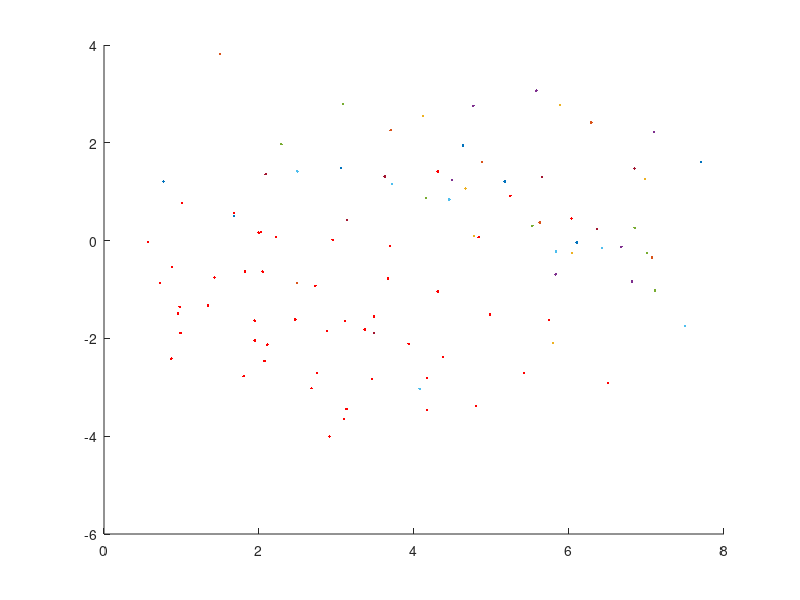

Here is the MATLAB script that generated this plot: (Note: this script raises an error after producing the figure.)
%{
 TBD:       w and b
 Given:     (multi)set D = {xi, yi} (the training data), (n elements)
            where xi is a vector in d-dimensional space
            and  yi is ±1 depending in group it belongs in
            
            We simply represent that multiset as X[n][d] and Y[n] 
%}

% Load data and assign fine names to variables
load('excercise1');
X = train_data;
Y = train_label;
clear train_data train_label;
[n, d] = size(X);

% Plot on a graph
hold on
for i = 1:n
    if Y(i) > 0
        plot(X(i,1),X(i,2),'.')
    else
        plot(X(i,1),X(i,2),'r.')
    end
end

for i = -2:2
    C = 10^i;

    % Solve optimization problem
    cvx_begin
        variable xi(n)
        variable w(d)
        variable b 
        dual variables alpha rho
        minimize ( norm(w)/2 + C*sum(xi) )
        subject to
            alpha : Y.*(w'*X' - b)' >= 1 - xi;
            rho   : xi >= 0;
    cvx_end

    hold on
    x = [0 8];
    y = (b-w(1)*x)/w(2);
    plot(x,y, 'color', [(i+2)/4 (2-i)/4 0])
    hold off

end